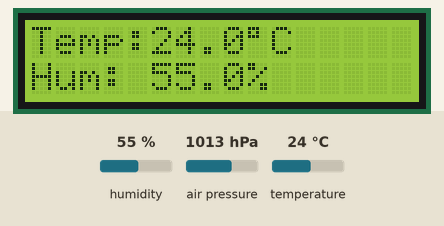
Bench run of a program on a simulated ESP32. Shown: 16×2 character LCD. The inputs (shaded band) are chosen by the test bench; at power-on: humidity 55 %, temperature 24 °C, air pressure 1013 hPa. What the program prints to the serial monitor is not drawn.

Above: at 3.3 s.
3.4 s: humidity set to 22 %
At 4.5 s:
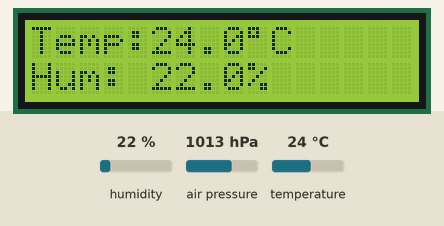
5.6 s: temperature set to 12 °C
At 7.2 s:
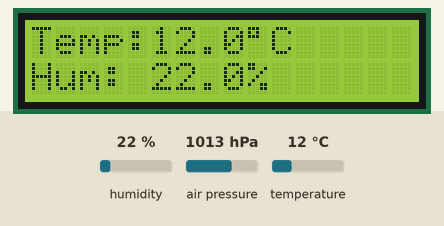
7.6 s: humidity set to 40 %
At 8.7 s:
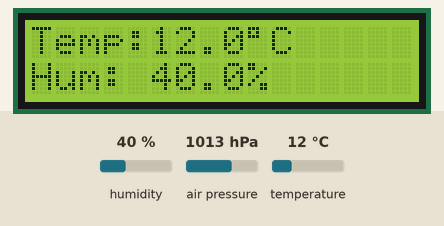
9.7 s: temperature set to 19 °C
At 11.5 s:
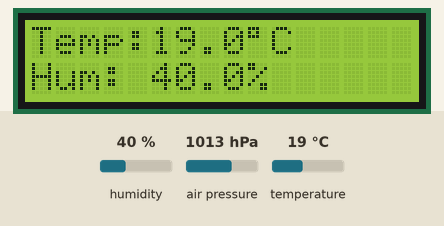
Timing chart, 0 to 12.7 s (numbered marks = the images above; inputs shaded):
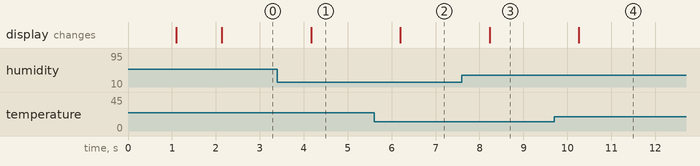

The program:

main.cpp
```cpp
#include <Arduino.h>
#include <Wire.h>
#include <Adafruit_Sensor.h>
#include <Adafruit_BME280.h>
#include <LiquidCrystal_I2C.h>

// BME280 I2C address (0x76 or 0x77)
// Check with I2C scanner if unsure
#define BME280_ADDRESS 0x76

// LCD I2C address (usually 0x27 or 0x3F)
#define LCD_ADDRESS 0x27

// Sea level pressure for altitude calculation (hPa)
#define SEALEVELPRESSURE_HPA 1013.25

Adafruit_BME280 bme;
LiquidCrystal_I2C lcd(LCD_ADDRESS, 16, 2);

// TODO: Implement sensor initialization
bool initSensor() {
    // 1. Initialize I2C with Wire.begin()
    Wire.begin(21, 22);

    // 2. Initialize BME280 with bme.begin(address)
    //    Returns false if sensor not found
    bool found = bme.begin(BME280_ADDRESS);
    if (!found) {
        return false;
    }

    // 3. Configure sensor settings (optional):
    //    bme.setSampling(mode, tempSampling, pressSampling,
    //                    humSampling, filter, duration);
    bme.setSampling(
        Adafruit_BME280::MODE_NORMAL,
        Adafruit_BME280::SAMPLING_X2,    // temperature
        Adafruit_BME280::SAMPLING_X16,   // pressure
        Adafruit_BME280::SAMPLING_X1,    // humidity
        Adafruit_BME280::FILTER_X16,
        Adafruit_BME280::STANDBY_MS_500
    );

    return true;
}

// TODO: Implement function to read and display sensor data
void readSensor() {
    // 1. Read temperature with bme.readTemperature()
    //    Returns temperature in Celsius
    float temperature = bme.readTemperature();

    // 2. Read humidity with bme.readHumidity()
    //    Returns relative humidity in %
    float humidity = bme.readHumidity();

    // 3. Read pressure with bme.readPressure()
    //    Returns pressure in Pascals (divide by 100 for hPa)
    float pressure = bme.readPressure() / 100.0F;

    // 4. Calculate altitude with bme.readAltitude(SEALEVELPRESSURE_HPA)
    //    Returns approximate altitude in meters
    float altitude = bme.readAltitude(SEALEVELPRESSURE_HPA);

    // 5. Print formatted output
    Serial.printf("Temperature: %.2f C\n", temperature);
    Serial.printf("Humidity:    %.1f %%\n", humidity);
    Serial.printf("Pressure:    %.2f hPa\n", pressure);
    Serial.printf("Altitude:    %.1f m\n", altitude);
    Serial.println();

    // Перший рядок LCD: температура
    lcd.setCursor(0, 0);
    lcd.print("Temp:");
    lcd.print(temperature, 1);
    lcd.print((char)223); // degree symbol
    lcd.print("C   ");

    // Другий рядок LCD: вологість
    lcd.setCursor(0, 1);
    lcd.print("Hum: ");
    lcd.print(humidity, 1);
    lcd.print("%   ");
}

void setup() {
    Serial.begin(115200);
    delay(1000);

    Serial.println("BME280 Sensor Example");
    Serial.println("=====================");

    // Ініціалізація LCD
    lcd.init();
    lcd.backlight();
    lcd.setCursor(0, 0);
    lcd.print("Starting...");
    lcd.setCursor(0, 1);
    lcd.print("Please wait");

    // TODO: Initialize sensor
    // If initialization fails, print error and halt
    if (!initSensor()) {
        Serial.println("ERROR: BME280 sensor not found!");
        Serial.println("Check the following:");
        Serial.println("- Wiring: VCC, GND, SDA, SCL");
        Serial.println("- I2C address: 0x76 or 0x77");
        Serial.println("- Sensor is connected correctly");

        lcd.clear();
        lcd.setCursor(0, 0);
        lcd.print("BME280 error");
        lcd.setCursor(0, 1);
        lcd.print("Check sensor");

        while (true) {
            delay(1000);
        }
    }

    Serial.println("Sensor initialized successfully!");
    Serial.println();

    lcd.clear();
    lcd.setCursor(0, 0);
    lcd.print("Sensor OK");
    delay(1000);
    lcd.clear();
}

void loop() {
    // TODO: Read and display sensor data
    readSensor();

    delay(2000);
}
```

Measured:
- after the input at 3.4 s, the display: changes after 0.77 s (image 1)
- after the input at 5.6 s, the display: changes after 0.60 s (image 2)
- after the input at 7.6 s, the display: changes after 0.63 s (image 3)
- after the input at 9.7 s, the display: changes after 0.56 s (image 4)
